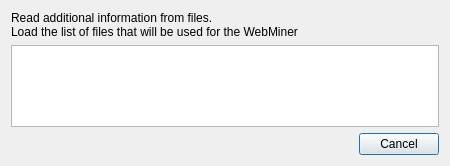
<?xml version="1.0" encoding="UTF-8"?>
<ui version="4.0">
 <class>StartupDialog</class>
 <widget class="QDialog" name="StartupDialog">
  <property name="geometry">
   <rect>
    <x>0</x>
    <y>0</y>
    <width>450</width>
    <height>166</height>
   </rect>
  </property>
  <property name="windowTitle">
   <string>Startup file fetching</string>
  </property>
  <layout class="QVBoxLayout" name="verticalLayout">
   <item>
    <widget class="QLabel" name="label">
     <property name="text">
      <string>Read additional information from files.
Load the list of files that will be used for the WebMiner</string>
     </property>
    </widget>
   </item>
   <item>
    <widget class="QTextBrowser" name="textBrowser"/>
   </item>
   <item>
    <widget class="QDialogButtonBox" name="buttonBox">
     <property name="orientation">
      <enum>Qt::Horizontal</enum>
     </property>
     <property name="standardButtons">
      <set>QDialogButtonBox::Cancel</set>
     </property>
    </widget>
   </item>
  </layout>
 </widget>
 <resources/>
 <connections>
  <connection>
   <sender>buttonBox</sender>
   <signal>accepted()</signal>
   <receiver>StartupDialog</receiver>
   <slot>accept()</slot>
   <hints>
    <hint type="sourcelabel">
     <x>248</x>
     <y>254</y>
    </hint>
    <hint type="destinationlabel">
     <x>157</x>
     <y>274</y>
    </hint>
   </hints>
  </connection>
  <connection>
   <sender>buttonBox</sender>
   <signal>rejected()</signal>
   <receiver>StartupDialog</receiver>
   <slot>reject()</slot>
   <hints>
    <hint type="sourcelabel">
     <x>316</x>
     <y>260</y>
    </hint>
    <hint type="destinationlabel">
     <x>286</x>
     <y>274</y>
    </hint>
   </hints>
  </connection>
 </connections>
</ui>
